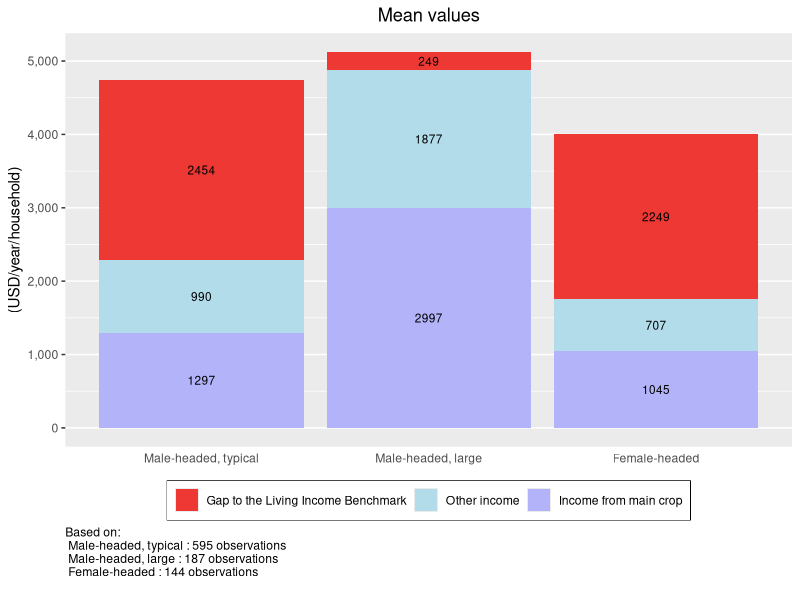
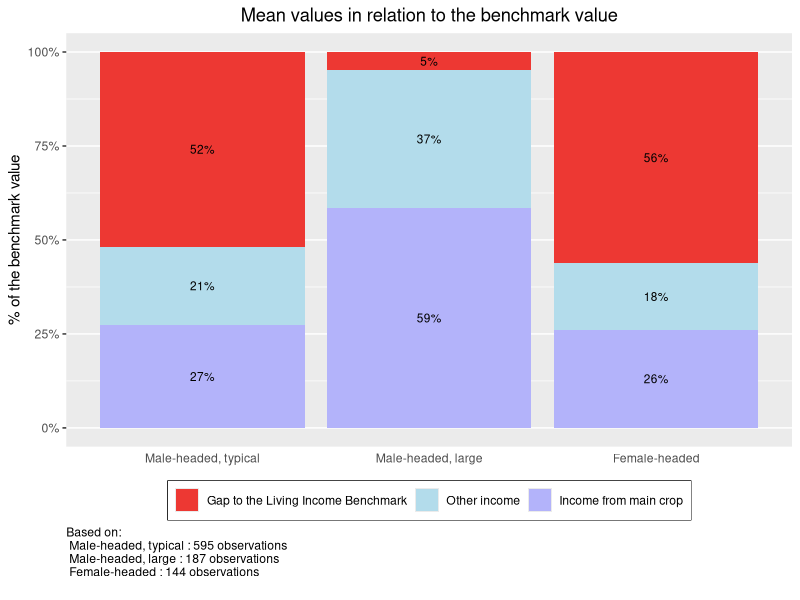
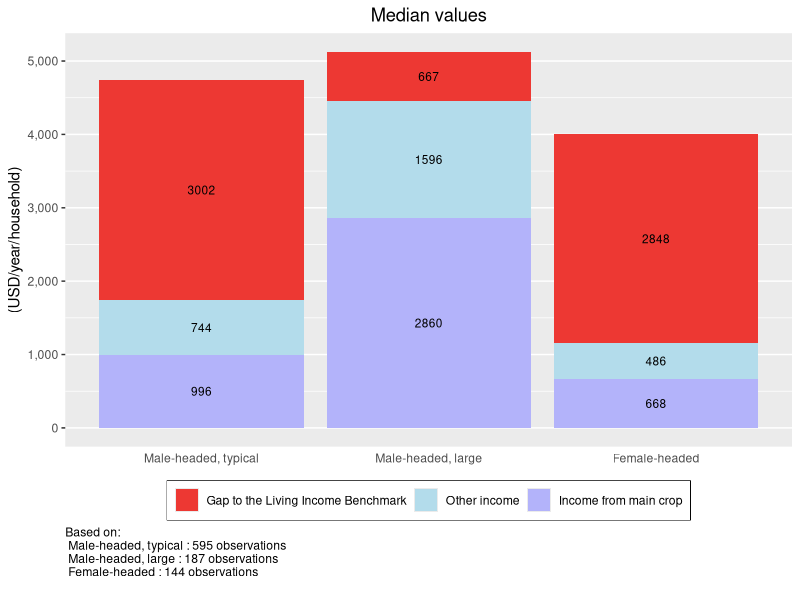
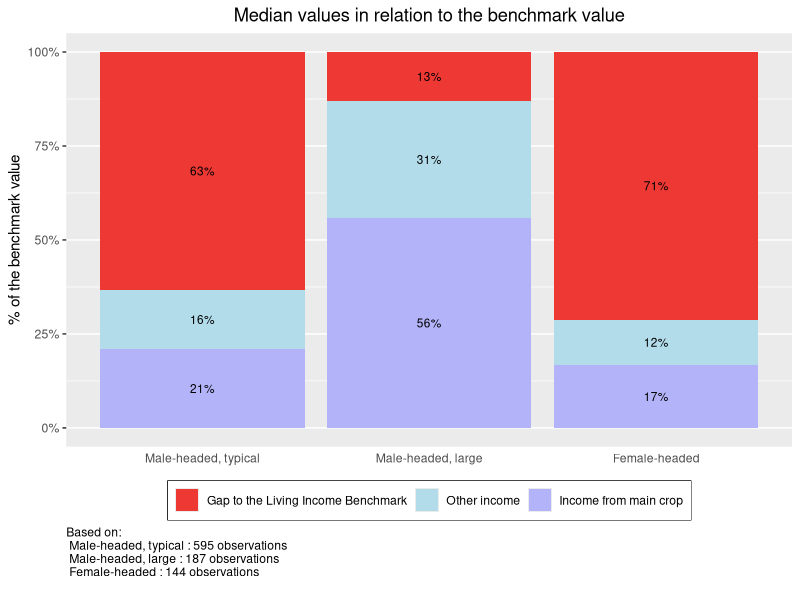
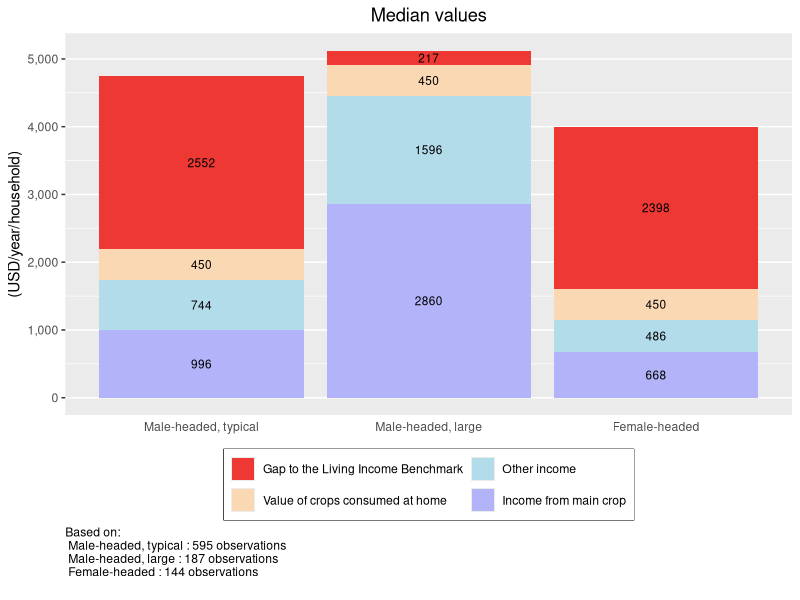
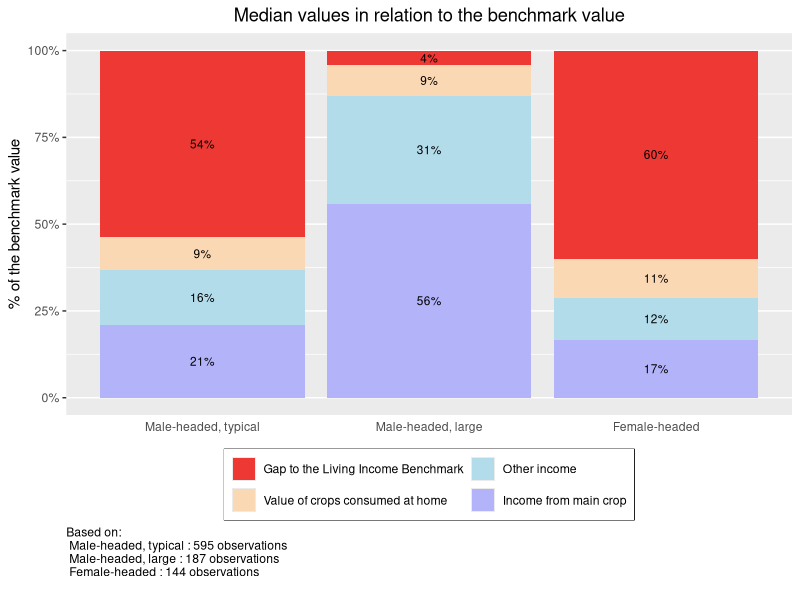
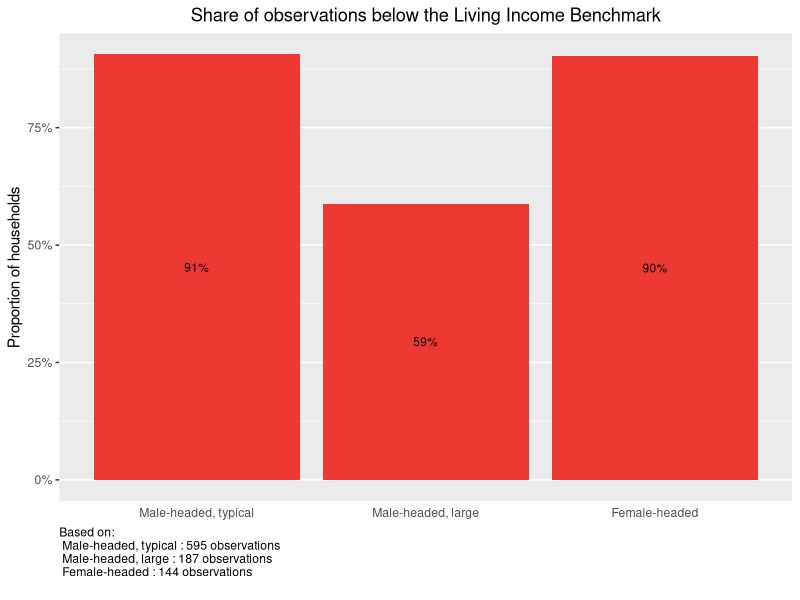
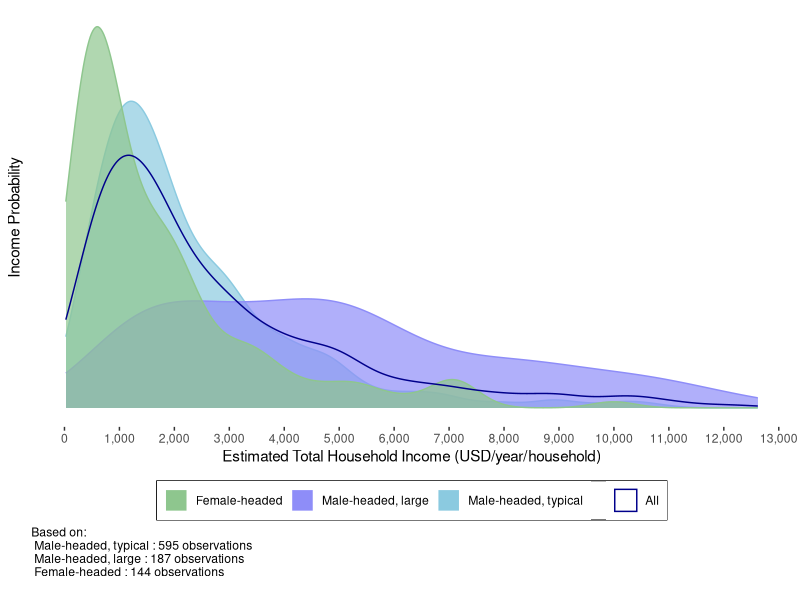

R code for these plots, in order:
## ---- chunk 1
knitr::opts_chunk$set(message = FALSE)
## ---- chunk 2
#### Before continuing any further, load the R libraries that have the 
# necessary functions for this analysis. 

# If you have not previously used these libraries, 
# you will need to instaLl them with the function install.packages("LIBRARY NAME").
# For example: install.packages(tidyverse)
library(tidyverse)
library(knitr)
library(scales)
## ---- chunk 3
## Import data set
df <- read_csv("KIT_Sample_Data.csv")

## Replace variable names
# Main crop
df$income_main_crop <- df$total_cocoa_income_2018
# Total income
df$total_hh_income <- df$total_hh_income_2018
# Groups to compare incomes between
  # Note: name does not change from example data set
df$grouping <- df$grouping

# Replace graph labels
main_crop <-"cocoa" 
currency <- "USD"
## ---- chunk 4
# You can communicate colors with R in two ways: through one of the 657 color 
# names build into R, or through a hex color code. 

# To see the names of all 657 colors built into R, run the colors() formula in the command line. 
# The below links to a PDF file with a color sample for all 657 built in colors  
# http://www.stat.columbia.edu/~tzheng/files/Rcolor.pdf

# You can replace any of the below colors with a new color name or hex color code.  

## Bar graph sections
# Gap to the mean
gap_color <- "#ed3833"
# Other income
other_color <- "#b3dceb"  
# Income from main crop
main_color <- "#b3b3fa"
# Value of crops consumed at home
home_color <- "#fad8b3"
  
## Share of observations below the Living Income Benchmark
# Note: these bars all appear the same color
share_color <- "#ed3833"
  
##### Distributional plots
  
## By household type
# Group 1
color_1 <- "#8ec68e" #8ec68e green
# Group 2
color_2 <- "#8e8df8"  #8e8df8 purple
# Group 3
color_3 <- "#8bcae0"  #8bcae0 blue 

color_4 <- "magenta"

color_all <- "dark blue"

test_pallet <- c(color_1, color_2, color_3, color_4)

scale_color_drsimonj <- function(palette = test_pallet, discrete = TRUE, reverse = FALSE, ...) {
  pal <- drsimonj_pal(palette = palette, reverse = reverse)

  if (discrete) {
    discrete_scale("colour", paste0("drsimonj_", palette), palette = pal, ...)
  } else {
    scale_color_gradientn(colours = pal(256), ...)
  }
}

## With mean and median
# Distribution curve 
curve_color <- "#b6dce8" 
# Income Mean
mean_color <- "blue"  
# Income Median
median_color <-  "green"
# Living Income Benchmark 
benchmark_color <- "red"  

################# Font color
# To change the color of the font for all graph axis and labels, replace the color 
# in the quotation marks, then run the following two lines of code. 
font_color <- "black"
theme_set(theme_get() + theme(text = element_text(color = font_color)))

## ---- chunk 5
# In the example dataset, there are three groups that income is assessed across:
  # Male-headed, typical; Male-headed, large; and Female-headed.
# The below code assigns Male-headed, typical as the far left bar on graphs,
  # Male-headed, large in the middle, and Female-headed on the far right. 

# To customize this chunk of code to your dataset, replace the example group 
  # names with the group names in your dataset - leaving the quotation marks and 
  # commas as they are. The order of the list below determines the order of the 
  # bars in the ensuing bar graph. 
 
df <- df %>% 
      mutate(grouping = factor(grouping, 
                               levels = c("Male-headed, typical", 
                                       "Male-headed, large", 
                                       "Female-headed")))
## ---- chunk 6
## The first section of this code summarizes and formats the data to be graph-ready
df %>% 
# Group by household type
  group_by(grouping) %>% 
# For each household type, summarize the mean gap to the living income, 
# the mean other income, and the mean main_crop income 
  summarise(Gap = mean(benchmark - total_hh_income),
            Other = mean(total_hh_income - income_main_crop),
            main_crop = mean(income_main_crop)) %>% 
# Gather each income components into one column so the data is in 'long' format
  gather(key = "Component", value = "Income", Gap:main_crop) %>% 
# Re-level the income factors for the order you want them stacked on the graph  
  mutate(Component = factor(Component, 
                            levels = c("Gap", "Other", "main_crop"))) %>% 
# Generate ggplot graph for income by groupings and income component  
  ggplot(aes(y = Income, x = grouping, fill = Component)) +
# Assign graph as stacked bar chart  
  geom_bar(position = "stack", stat = "identity") +
# Label the graph title, axis, and caption  
  labs(title = "Mean values", 
       y = paste("(", currency, "/year/household)", sep = ""),
       x = "",
# Add caption with observation numbers for each household type  
       caption = paste("Based on: \n", 
                   paste(names(table(df$grouping)), 
                       ":", 
                       as.numeric(table(df$grouping)), 
                       "observations \n ", collapse = ''), collapse = '')) +
# Label the legend and assign custom colors 
  scale_fill_manual(values=c(gap_color, other_color, main_color),
                    breaks=c("Gap", "Other", "main_crop"),
                    labels=c("Gap to the Living Income Benchmark",
                                "Other income",
                                "Income from main crop")) +
# Format y-axis labels with a comma  
  scale_y_continuous(labels = comma) +
# Remove x-axis grid lines and tick marks  
  theme(panel.grid.major.x = element_blank(), 
        axis.ticks.x = element_blank(),
        axis.title.x = element_blank(),
# Center plot title        
        plot.title = element_text(hjust = 0.5),
# Move the legend to the bottom of the graph
        legend.position="bottom",
# Remove legend title
        legend.title = element_blank(),
# Put a box around the legend
        legend.box.background = element_rect(),
# Move caption to desired location
        plot.caption = element_text(hjust = 0)) +
# Add incomes to prospective graph components  
  geom_text(aes(label = round(Income)), 
            position = position_stack(vjust = 0.5), 
            size = 3) 
## ---- chunk 7
## The first section of this code summarizes and formats the data to be graph-ready
df %>% 
# Group by household type
  group_by(grouping) %>% 
# For each household type, summarize the mean gap to the living income, 
# the mean other income, and the mean main_crop income. 
# Calculate all as percentages of the Living income benchmark - the total of the income and gap
  summarise(Gap = mean((benchmark - total_hh_income)/benchmark),
            Other = mean((total_hh_income - income_main_crop)/benchmark),
            main_crop = mean(income_main_crop/benchmark)) %>% 
# Gather each income components into one column so the data is in 'long' format
  gather(key = "Component", value = "Income", Gap:main_crop) %>% 
# Re-level the income factors for the order you want them stacked on the graph  
  mutate(Component = factor(Component, 
                            levels = c("Gap", "Other", "main_crop"))) %>% 
# Generate ggplot graph for income by groupings and income component  
  ggplot(aes(y = Income, x = grouping, fill = Component)) +
# Assign graph as stacked bar chart  
  geom_bar(position = "stack", stat = "identity") +
# Label the graph title, axis, and caption  
  labs(title = "Mean values in relation to the benchmark value", 
       y = "% of the benchmark value",
       x = " ",
# Add caption with observation numbers for each household type            
       caption = paste("Based on: \n", 
                   paste(names(table(df$grouping)), 
                       ":", 
                       as.numeric(table(df$grouping)), 
                       "observations \n ", collapse = ''), collapse = '')) +
# Label the legend  
  scale_fill_manual(values=c(gap_color, other_color, main_color),
                      breaks=c("Gap",
                                "Other",
                                "main_crop"),
                      labels=c("Gap to the Living Income Benchmark",
                                "Other income",
                                "Income from main crop")) +
# Format y-axis labels with a comma  
  scale_y_continuous(labels = percent) +
# Remove x-axis grid lines and tick marks  
  theme(panel.grid.major.x = element_blank(), 
        axis.ticks.x = element_blank(),
        axis.title.x = element_blank(),
# Center plot title        
        plot.title = element_text(hjust = 0.5),
# Move the legend to the bottom of the graph
        legend.position="bottom",
# Remove legend title
        legend.title = element_blank(),
# Put a box around the legend
        legend.box.background = element_rect(),
# Move caption to desired location
        plot.caption = element_text(hjust = 0)) +
# Add incomes to prospective graph components  
  geom_text(aes(label = label_percent(accuracy = 1L)(Income)), 
            position = position_stack(vjust = 0.5), 
            size = 3) 
## ---- chunk 8
## The first section of this code summarizes and formats the data to be graph-ready
df %>% 
# Group by household type
  group_by(grouping) %>% 
# For each grouping, summarize the median gap to the living income, 
# the median other income, and the median main_crop income. 
  summarise(Gap = median(benchmark - total_hh_income),
            main_crop = median(income_main_crop),
            benchmark = median(benchmark)) %>%
  mutate(Other = (benchmark - Gap - main_crop)) %>% 
# Gather each income components into one column so the data is in 'long' format
  gather(key = "Component", value = "Income", c(Gap, main_crop, Other)) %>% 
# Re-level the income factors for the order you want them stacked on the graph  
  mutate(Component = factor(Component, 
                            levels = c("Gap", "Other", "main_crop"))) %>% 
# Generate ggplot graph for income by grouping and income component  
  ggplot(aes(y = Income, x = grouping, fill = Component)) +
# Assign graph as stacked bar chart  
  geom_bar(position = "stack", stat = "identity") +
# Label the graph title, axis, and caption  
  labs(title = "Median values", 
       y = paste("(", currency, "/year/household)", sep = ""),
       x = "",
# Add caption with observation numbers for each household type               
       caption = paste("Based on: \n", 
                   paste(names(table(df$grouping)), 
                       ":", 
                       as.numeric(table(df$grouping)), 
                       "observations \n ", collapse = ''), collapse = '')) +
# Label the legend and assign custom colors 
  scale_fill_manual(values=c(gap_color, other_color, main_color),
                    breaks=c("Gap", "Other", "main_crop"),
                    labels=c("Gap to the Living Income Benchmark",
                                "Other income",
                                "Income from main crop")) +
# Format y-axis labels with a comma  
  scale_y_continuous(labels = comma) +
# Remove x-axis grid lines and tick marks  
  theme(panel.grid.major.x = element_blank(), 
        axis.ticks.x = element_blank(),
        axis.title.x = element_blank(),
# Center plot title        
        plot.title = element_text(hjust = 0.5),
# Move the legend to the bottom of the graph
        legend.position="bottom",
# Remove legend title
        legend.title = element_blank(),
# Put a box around the legend
        legend.box.background = element_rect(),
# Move caption to desired location
        plot.caption = element_text(hjust = 0)) +
# Add incomes to prospective graph components  
  geom_text(aes(label = round(Income)), 
            position = position_stack(vjust = 0.5), 
            size = 3) 
## ---- chunk 9
## The first section of this code summarizes and formats the data to be graph-ready
df %>% 
# Group by household type
  group_by(grouping) %>% 
# For each grouping, summarize the median gap to the living income, 
# the median other income, and the median main_crop income. 
# Calculate all as percentages of the Living income benchmark - the total of the income and gap
  summarise(Gap = median((benchmark - total_hh_income)/benchmark),
            main_crop = median((income_main_crop/benchmark)))%>%
  mutate(Other = (1 - Gap - main_crop)) %>%
# Gather each income components into one column so the data is in 'long' format
  gather(key = "Component", value = "Income", Gap:Other) %>% 
# Re-level the income factors for the order you want them stacked on the graph  
  mutate(Component = factor(Component, 
                            levels = c("Gap", "Other", "main_crop"))) %>% 
# Generate ggplot graph for income by grouping and income component  
  ggplot(aes(y = Income, x = grouping, fill = Component)) +
# Assign graph as stacked bar chart  
  geom_bar(position = "fill", stat = "identity") +
# Label the graph title, axis, and caption  
  labs(title = "Median values in relation to the benchmark value", 
       y = "% of the benchmark value",
       x = "",
# Add caption with observation numbers for each household type         
       caption = paste("Based on: \n", 
                   paste(names(table(df$grouping)), 
                       ":", 
                       as.numeric(table(df$grouping)), 
                       "observations \n ", collapse = ''), collapse = '')) +
# Label the legend and assign custom colors 
  scale_fill_manual(values=c(gap_color, other_color, main_color),
                    breaks=c("Gap", "Other", "main_crop"),
                    labels=c("Gap to the Living Income Benchmark",
                                "Other income",
                                "Income from main crop")) +
# Format y-axis labels with a comma  
  scale_y_continuous(labels = percent) +
# Remove x-axis grid lines and tick marks  
  theme(panel.grid.major.x = element_blank(), 
        axis.ticks.x = element_blank(),
        axis.title.x = element_blank(),
# Center plot title        
        plot.title = element_text(hjust = 0.5),
# Move the legend to the bottom of the graph
        legend.position="bottom",
# Remove legend title
        legend.title = element_blank(),
# Put a box around the legend
        legend.box.background = element_rect(),
# Move caption to desired location
        plot.caption = element_text(hjust = 0)) +
# Add incomes to prospective graph components  
  geom_text(aes(label = label_percent(accuracy = 1L)(Income)), 
            position = position_stack(vjust = 0.5), 
            size = 3) 
## ---- chunk 10
## The first section of this code summarizes and formats the data to be graph-ready
df %>% 
# Group by grouping
  group_by(grouping) %>% 
# For each grouping, summarize the median gap to the living income, 
# the median other income, and the median main_crop income. 
  summarise(Gap = median(benchmark - total_hh_income - food_value),
            Food = median(food_value),
            main_crop = median(income_main_crop),
            benchmark = median(benchmark)) %>% 
  mutate(Other = (benchmark - Gap - main_crop - Food)) %>%
# Gather each income components into one column so the data is in 'long' format
  gather(key = "Component", value = "Income", c(Gap, Food, main_crop, Other)) %>% 
# Re-level the income factors for the order you want them stacked on the graph  
  mutate(Component = factor(Component, 
                            levels = c("Gap", "Food", "Other", "main_crop"))) %>% 
# Generate ggplot graph for income by grouping and income component  
  ggplot(aes(y = Income, x = grouping, fill = Component)) +
# Assign graph as stacked bar chart  
  geom_bar(position = "stack", stat = "identity") +
# Label the graph title, axis, and caption  
  labs(title = "Median values", 
       y = paste("(", currency, "/year/household)", sep = ""),
       x = "",
# Add caption with observation numbers for each household type          
       caption = paste("Based on: \n", 
                   paste(names(table(df$grouping)), 
                       ":", 
                       as.numeric(table(df$grouping)), 
                       "observations \n ", collapse = ''), collapse = '')) +
# Label the legend and assign custom colors 
  scale_fill_manual(values=c(gap_color, home_color, other_color, main_color),
                    breaks=c("Gap", "Food", "Other", "main_crop"),
                    labels=c("Gap to the Living Income Benchmark",
                             "Value of crops consumed at home",
                              "Other income",
                              "Income from main crop")) +
# Wrap legend onto 2 lines to fit everything neatly     
  guides(fill = guide_legend(nrow = 2)) +
# Format y-axis labels with a comma  
  scale_y_continuous(labels = comma) +
# Remove x-axis grid lines and tick marks  
  theme(panel.grid.major.x = element_blank(), 
        axis.ticks.x = element_blank(),
        axis.title.x = element_blank(),
# Center plot title        
        plot.title = element_text(hjust = 0.5),
# Move the legend to the bottom of the graph
        legend.position="bottom",
# Remove legend title
        legend.title = element_blank(),
# Put a box around the legend
        legend.box.background = element_rect(),
# Move caption to desired location
        plot.caption = element_text(hjust = 0)) +
# Add incomes to prospective graph components  
  geom_text(aes(label = round(Income)), 
            position = position_stack(vjust = 0.5), 
            size = 3) 
## ---- chunk 11
## The first section of this code summarizes and formats the data to be graph-ready
df %>% 
# Group by household type
  group_by(grouping) %>% 
# For each household type, summarize the median gap to the living income,
# the median other income, and the median main_crop income. 
# Calculate all as percentages of the Living income benchmark - the total of the income and gap
  summarise(Gap = median((benchmark - total_hh_income - food_value)/benchmark),
            Food = median(food_value/benchmark),
            main_crop = median(income_main_crop/benchmark)) %>% 
  mutate(Other = (1 - Gap - main_crop - Food)) %>%
# Gather each income components into one column so the data is in 'long' format
  gather(key = "Component", value = "Income", Gap:Other) %>% 
# Re-level the income factors for the order you want them stacked on the graph  
  mutate(Component = factor(Component, 
                            levels = c("Gap", "Food", "Other", "main_crop"))) %>% 
# Generate ggplot graph for income by grouping and income component  
  ggplot(aes(y = Income, x = grouping, fill = Component)) +
# Assign graph as stacked bar chart 
  geom_bar(position = "fill", stat = "identity") +
# Label the graph title, axis, and caption  
  labs(title = "Median values in relation to the benchmark value", 
       y = "% of the benchmark value",
       x = "", 
# Add caption with observation numbers for each household type            
       caption = paste("Based on: \n", 
                   paste(names(table(df$grouping)), 
                       ":", 
                       as.numeric(table(df$grouping)), 
                       "observations \n ", collapse = ''), collapse = '')) +
# Label the legend and assign custom colors 
  scale_fill_manual(values=c(gap_color, home_color, other_color, main_color),
                    breaks=c("Gap", "Food", "Other", "main_crop"),
                    labels=c("Gap to the Living Income Benchmark",
                             "Value of crops consumed at home",
                              "Other income",
                              "Income from main crop")) +
# Wrap legend onto 2 lines to fit everything neatly     
  guides(fill = guide_legend(nrow = 2)) +
# Format y-axis labels with a comma and assign limits 0-100% 
  scale_y_continuous(labels = percent, limits = c(0,1)) +
# Remove x-axis grid lines and tick marks  
  theme(panel.grid.major.x = element_blank(), 
        axis.ticks.x = element_blank(),
        axis.title.x = element_blank(),
# Center plot title        
        plot.title = element_text(hjust = 0.5),
# Move the legend to the bottom of the graph
        legend.position="bottom",
# Remove legend title
        legend.title = element_blank(),
# Put a box around the legend
        legend.box.background = element_rect(),
# Move caption to desired location
        plot.caption = element_text(hjust = 0)) +
# Add incomes to prospective graph components  
  geom_text(aes(label = label_percent(accuracy = 1L)(Income)), 
            position = position_stack(vjust = 0.5), 
            size = 3) 
## ---- chunk 12
df %>% 
# Group by household type  
  group_by(grouping) %>% 
# For each household type, calculate the percentage above the living income benchmark 
  summarise(Below = sum(below_benchmark)/n()) %>% 
# Generate ggplot graph for percentage by grouping 
  ggplot(aes(x = grouping, y = Below)) +
# Assign graph as bar graph and color bars red for aesthetics   
  geom_col(fill= share_color) +
# Label the graph title, axis, and caption    
  labs(title = "Share of observations below the Living Income Benchmark",
       y = "Proportion of households",
       x = "",
# Add caption with observation numbers for each household type    
       caption = paste("Based on: \n", 
                   paste(names(table(df$grouping)), 
                       ":", 
                       as.numeric(table(df$grouping)), 
                       "observations \n ", collapse = ''), collapse = '')) +
# Format y-axis labels with a percent  
  scale_y_continuous(labels = percent) +
# Remove x-axis grid lines and tick marks    
  theme(panel.grid.major.x = element_blank(), 
        axis.ticks.x = element_blank(),
        axis.title.x = element_blank(),
# Center plot title          
        plot.title = element_text(hjust = 0.5),
# Move caption to desired location
        plot.caption = element_text(hjust = 0)) +
# Add percents to each graph bar   
  geom_text(aes(label = label_percent(accuracy = 1L)(Below)),
            position = position_stack(vjust = 0.5), 
            size = 3) 
## ---- chunk 13
##### These first few lines of code draft a dataframe of the percent above the 
  # LI benchmark for each group. The character strings in this dataframe are 
  # then used as descriptive comments within the following graph


# below <- 
#   df %>%
#   group_by(grouping) %>% 
#   summarise(Percent = percent(sum(total_hh_income < benchmark)/n()))
# 
# # Formatting the strings as phrases with punctuation   
# below <- paste("Living Income", below$grouping, ": ", 
#                below$Percent, " below", sep = "")

# Create a blank variable to allow for manual legend mapping of the summary curve
df$filler <- "filler"

##### Graph code begins here  
ggplot(df) +
# Set x-axis to total household income and color by household type  
  geom_density(aes(x = total_hh_income, color = grouping, fill = grouping), alpha = 0.7) +
  geom_density(aes(x = total_hh_income, alpha = filler), color = color_all) +

  scale_alpha_manual(name = "Legend", values = 1, labels = "All") +
  
# Add density line
# remove lines so just the fill is visible so median line can also appear

#   for (i in 1:length(unique(df$grouping))) {
#   
# ### Add vertical lines for Living Income benchmark(s)
# # Add and/or subtract lines based on number of household types
# # and if you have a different benchmark for each.
#   paste(as.character(geom_vline(aes(xintercept = unique(df$grouping)[i], 
#                  color = below[i]),
#              key_glyph = "path")), "+" )
#   }
#     +

  scale_fill_manual(name = "Legend",
                    values = c(color_1, color_2, color_3, color_4),
                    breaks = c(unique(df$grouping)),
                    labels = c(unique(df$grouping))) +
  
  scale_color_manual(name = "Legend",
                    values = c(color_1, color_2, color_3, color_4),
                    breaks = c(unique(df$grouping)),
                    labels = c(unique(df$grouping))) +
  
# Add graph and axis labels
  labs(x = paste("Estimated Total Household Income (", 
                 currency, "/year/household)", sep = ""),
       y = "Income Probability",
# Add caption with observation numbers for each household type               
       caption = paste("Based on: \n", 
                   paste(names(table(df$grouping)), 
                       ":", 
                       as.numeric(table(df$grouping)), 
                       "observations \n ", collapse = ''), collapse = '')) +
# Format x-axis labels as numbers with commas
# If your data has extreme income outliers, 
    # you may need to filter them or add x-axis limits so they do not warp the graph 
  scale_x_continuous(labels = comma, breaks=pretty_breaks(10)) +
# Remove y-axis labels and ticks
  theme(axis.text.y = element_blank(), axis.ticks.y = element_blank(), 
# Remove background grid (the grid is the default)
        panel.grid.major = element_blank(), panel.grid.minor = element_blank(),
# Move the legend to the bottom of the graph
        legend.position="bottom",
# Remove legend title
        legend.title = element_blank(),
# Remove gray background for legend symbols 
        #legend.key=element_rect(color=NA),
        legend.key=element_blank(),
# Put a box around the legend
        legend.box.background = element_rect(),
# Move caption to desired location
        plot.caption = element_text(hjust = 0),

  panel.background = element_rect(fill = "white", colour = NA)) +
# Wrap legend onto 3 lines to fit everything neatly     
  #guides(color = guide_legend(nrow = 3)) +
  guides(fill = guide_legend(override.aes = list(color = "white")))

## ---- chunk 14
df %>%
  # Set x-axis to key variable
  ggplot(aes(x = total_hh_income, y =(..count..)/n), fill = dataset) +
  # Add density line. You can change the fill and line colors.
  geom_density(color = "#add8e6", fill = "#add8e6") +
  
  # Add vertical line for living income
  geom_vline(aes(xintercept = mean(benchmark), 
                 color = "Living Income Benchmark"), key_glyph = "path") +
  # Add vertical line for mean income 
  geom_vline(aes(xintercept = mean(df$total_hh_income), 
                 color = "Income Mean"), key_glyph = "path") +
  # Add vertical line for median income
  geom_vline(aes(xintercept = median(df$total_hh_income), 
                 color = "Income Median"), key_glyph = "path") +
  # Add text for percentage below the benchmark
  # Text positioned to the upper right of the benchmark line 
  geom_text(mapping=aes(x=mean(benchmark), 
            y= max(density(df$total_hh_income)$y),
            label=paste((percent(sum(below_benchmark)/nrow(df))), "below the benchmark")),
            position = position_nudge(x = mean(df$benchmark)*0.07),
            vjust=1, hjust=0) +
  # Add graph and axis labels
  labs(x = paste("Estimated Total Household Income (", 
                 currency, "/", "year/household)", 
                 sep = ""),
       y = "Income Probability",
# Add caption with observation numbers for each household type      
       caption = paste("N =", nrow(df))) +
  # Format x-axis labels as numbers with commas
  # If your data has extreme income outliers, 
    # you may need to filter them or add x-axis limits so they do not warp the graph 
  scale_x_continuous(labels = comma, breaks=pretty_breaks(10)) +
  scale_y_continuous(labels = percent) +
  # Remove y-axis labels and ticks
  theme(axis.text.y = element_blank(), axis.ticks.y = element_blank(),
  # Remove background grid (the grid is the default)
        panel.grid.major = element_blank(), panel.grid.minor = element_blank(),
  # Move the legend to the bottom of the graph
        legend.position="bottom",
  # Remove legend title
        legend.title = element_blank(),
  # Remove gray background for legend symbols 
        legend.key=element_rect(fill=NA),
  # Put a box around the legend
        legend.box.background = element_rect(),
  # Move caption to desired location
        plot.caption = element_text(hjust = 0)) +
  # Manually add legend 
  scale_color_manual(values = c("Living Income Benchmark"= "red",
                                "Income Mean"= "blue",
                                "Income Median"="green"))
## ---- chunk 15
df %>%
  # Set x-axis to key variable
  ggplot(aes(x = total_hh_income, y =(..count..)/n), fill = dataset) +
  # Add density line. You can change the fill and line colors.
  geom_density(color = "#add8e6", fill = "#add8e6", bw=8000) +
  # Add vertical line for living income
  geom_vline(aes(xintercept = mean(benchmark), 
                 color = "Living Income Benchmark"), key_glyph = "path") +
  # Add vertical line for mean income 
  geom_vline(aes(xintercept = mean(df$total_hh_income), 
                 color = "Income Mean"), key_glyph = "path") +
  # Add vertical line for median income
  geom_vline(aes(xintercept = median(df$total_hh_income), 
                 color = "Income Median"), key_glyph = "path") +
  # Add graph and axis labels
  labs(x = paste("Estimated Total Household Income (", 
                 currency, "/", "year/household)", 
                 sep = ""),
       y = "Proportion of households",
# Add caption with observation numbers for each household type             
       caption = paste("N =", nrow(df), ", bin size = ", 
                       "BINSIZE", collapse = '')) +
  # Format x-axis labels as numbers with commas
  # If your data has extreme income outliers, 
    # you may need to filter them or add x-axis limits so they do not warp the graph 
  scale_x_continuous(labels = comma) +
  scale_y_continuous(labels = percent) +
  # Remove y-axis labels and ticks
  theme(#axis.text.y = element_blank(), axis.ticks.y = element_blank(),
  # Remove background grid (the grid is the default)
        panel.grid.major = element_blank(), panel.grid.minor = element_blank(),
  # Move the legend to the bottom of the graph
        legend.position="bottom",
  # Remove legend title
        legend.title = element_blank(),
  # Remove gray background for legend symbols 
        legend.key=element_rect(fill=NA),
  # Put a box around the legend
        legend.box.background = element_rect(),
  # Move caption to desired location
        plot.caption = element_text(hjust = 0)) +
  # Manually add legend 
  scale_color_manual(values = c("Living Income Benchmark"= "red",
                                "Income Mean"= "blue",
                                "Income Median"="green"))
## ---- chunk 16
df %>% 
# Group by household type  
  group_by(grouping) %>% 
# For each grouping, calculate the average Foster–Greer–Thorbecke (FGT) index 
  summarise(FGT = mean(fgt_gap)) %>% 
# Generate ggplot graph for percentage by grouping 
  ggplot(aes(x = grouping, y = FGT)) +
# Assign graph as bar graph and color bars red for aesthetics   
  geom_col(fill= "red") +
# Label the graph title, axis, and caption    
  labs(title = "FGT index", 
       y = "Index value",
       x = "",
# Add caption with observation numbers for each household type               
       caption = paste("Based on: \n", 
                   paste(names(table(df$grouping)), 
                       ":", 
                       as.numeric(table(df$grouping)), 
                       "observations \n ", collapse = ''), collapse = '')) +
# Format y-axis labels with a percent  
  scale_y_continuous(labels = percent) +
# Remove x-axis grid lines and tick marks    
  theme(panel.grid.major.x = element_blank(), 
        axis.ticks.x = element_blank(),
        axis.title.x = element_blank(),
# Center plot title          
        plot.title = element_text(hjust = 0.5),
# Move caption to desired location
        plot.caption = element_text(hjust = 0)) +
# Add percents to each graph bar   
  geom_text(aes(label = label_percent(accuracy = 1L)(FGT)),
            position = position_stack(vjust = 0.5), 
            size = 3) 
